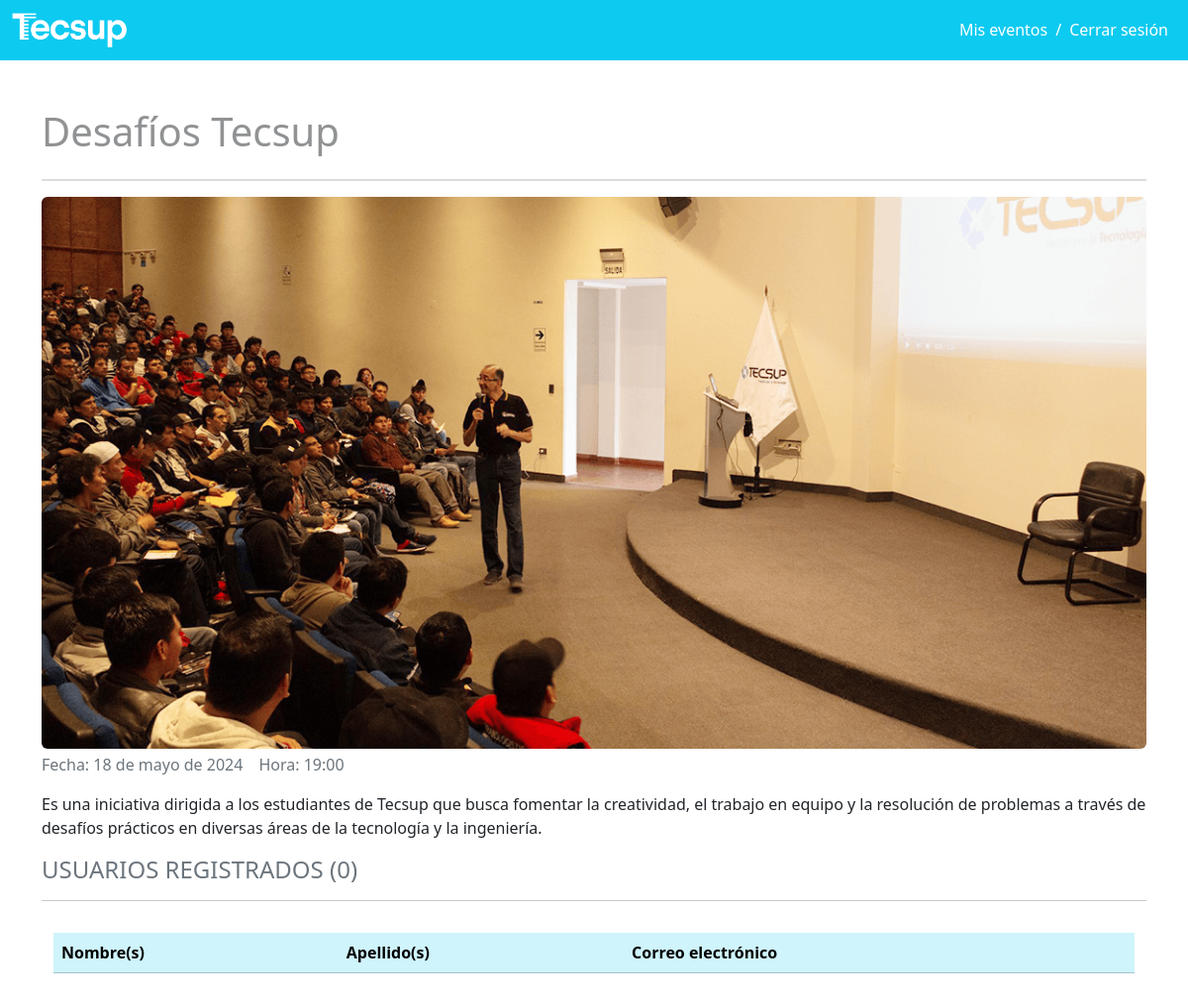
Page /eventos/detalle_evento/17/ (signed in) on the committed database.
### eventos/models.py (models this page shows, shortened)
class Evento(models.Model):
    codigo = models.AutoField(primary_key=True)
    titulo = models.CharField(max_length=100)
    encargado = models.ForeignKey(Usuario,on_delete=models.CASCADE)
    imagen = models.ImageField(upload_to="eventos")
    fecha_evento = models.DateField('Fecha de evento')
    hora_evento = models.TimeField('Hora de evento')
    descripcion = models.TextField()

### eventos/views.py (the view)
# urls.py: path('detalle_evento/<int:evento_codigo>/',views.detalle_evento,name='detalle_evento'),
@verificar_autenticacion
def detalle_evento(request, evento_codigo):
    usuario_id = request.session['usuario_id']
    usuario = Usuario.objects.get(codigo=usuario_id)
    evento = get_object_or_404(Evento, codigo=evento_codigo)
    usuario_lista = Usuario.objects.all()
    registros_evento = RegistroEvento.objects.filter(evento=evento)
    usuarios_registrados = [registro.usuario for registro in registros_evento]
    cantidad_usuarios_registrados = len(usuarios_registrados)
    if usuario == evento.encargado:
        es_encargado = True
    else:
        es_encargado = False
    context = {
        'evento': evento,
        'es_encargado': es_encargado,
        'usuario': usuario,
        'usuario_lista':usuario_lista,
        'usuarios_registrados': usuarios_registrados,
        'cantidad_usuarios_registrados': cantidad_usuarios_registrados,
    }
    return render(request, 'detalleEvento.html', context)

### eventos/templates/detalleEvento.html (shortened to what this page needs)
{% extends "layout.html" %}
{% block content %}
    <div class="container py-5">
        <div class="d-flex justify-content-between align-items-center">
            <h1 class="text-body-tertiary">{{evento.titulo}}</h1>
        </div>
        <hr class="border border-secondary">
        <div>
            <img class="w-100 mb-1 rounded" src="{{evento.imagen.url}}">
        </div>
        <div class="d-flex text-secondary">
            <p class="pe-3 fs-6"> Fecha: {{evento.fecha_evento}}</p>
            <p class="pe-3 fs-6"> Hora: {{evento.hora_evento}}</p>
        </div>
        <div>
            <p>{{evento.descripcion}}</p>
        </div>
        <div>
            <h4 class="text-secondary">USUARIOS REGISTRADOS ({{ cantidad_usuarios_registrados }})</h4>
            <hr>
            <div class="container">
                <div class="table-wrapper">
                    <table class="my-3 table">
                        <thead class="table-info">
                            <tr>
                                <th>Nombre(s)</th>
                                <th>Apellido(s)</th>
                                <th>Correo electrónico</th>
                                <th></th>
                            </tr>
                        </thead>
                    </table>
                </div>
            </div>
        </div>
    </div>
{% endblock %}

### rows in the picture
Evento: titulo "Desafíos Tecsup", imagen (picture), fecha_evento "18 de mayo de 2024", hora_evento "19:00", descripcion "Es una iniciativa dirigida a los estudiantes de Tecsup que busca fomentar la creatividad, el trabajo en equipo y la resolución de problemas a través de desafíos prácticos en diversas áreas de la tecnología y la ingeniería."

### other values in the picture
{{ cantidad_usuarios_registrados }} "0"
